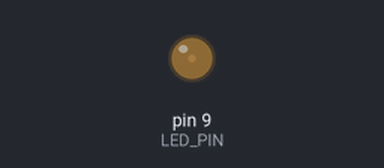
The sketch below on a simulated Arduino Uno, built with avr-gcc and run on an emulated ATmega328P. On the bench: output pins drawn as LEDs (lit = HIGH).

Above: at 0.05 s.
At 0.25 s:
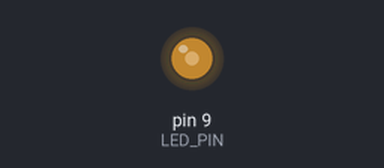
At 0.45 s:
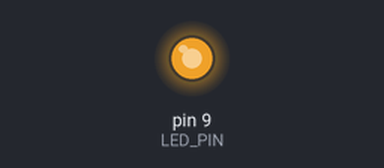
At 0.9 s:
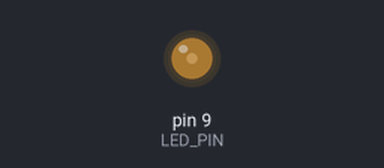
Timing chart, 0 to 3.0 s (numbered marks = the images above):
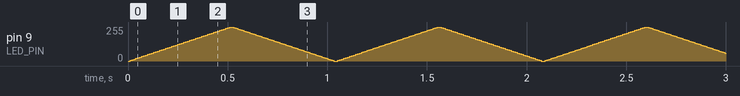

The sketch:

job10.ino
```cpp
const int LED_PIN = 9; // Broche de la LED
const int FADE_DELAY = 10; // Délai d'attente entre chaque augmentation de la luminosité
const int FADE_STEP = 5; // Augmentation de la luminosité à chaque étape

void setup() {
  pinMode(LED_PIN, OUTPUT); // Configuration de la broche de la LED en sortie
}

void loop() {
  // Augmentation progressive de la luminosité
  for (int brightness = 0; brightness <= 255; brightness += FADE_STEP) {
    analogWrite(LED_PIN, brightness); // Allumage de la LED avec la luminosité courante
    delay(FADE_DELAY); // Attente entre chaque augmentation de la luminosité
  }

  // Diminution progressive de la luminosité
  for (int brightness = 255; brightness >= 0; brightness -= FADE_STEP) {
    analogWrite(LED_PIN, brightness); // Allumage de la LED avec la luminosité courante
    delay(FADE_DELAY); // Attente entre chaque diminution de la luminosité
  }
}
```
